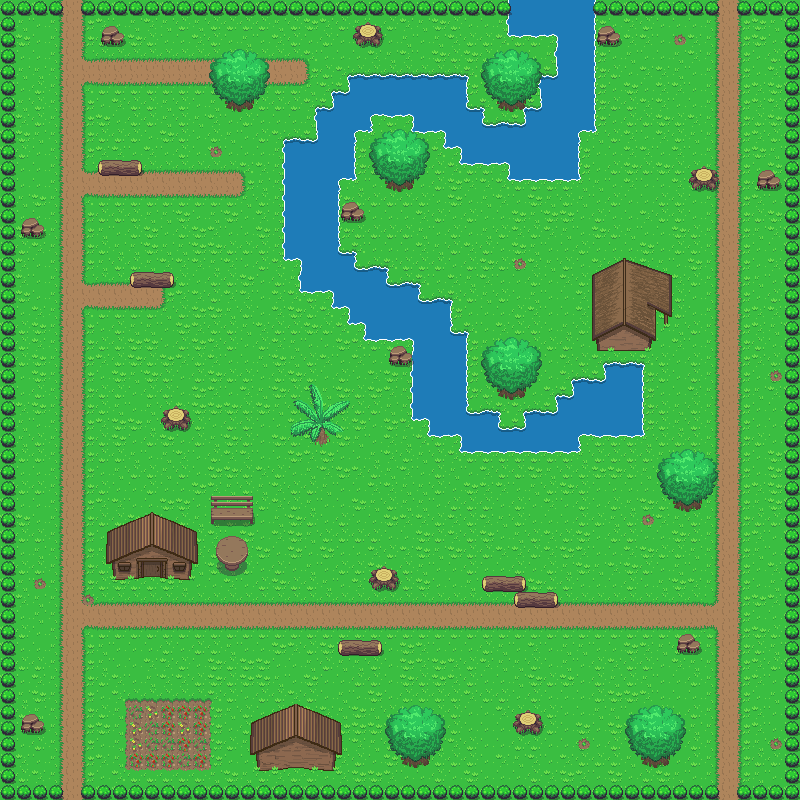

This is a level from a 2D game, rendered from its Tiled map with the project's own tilesets. A one-line summary and the map file follow, with tile-layer data summarised:
An orthogonal 50x50 tile map with 16x16 px tiles, 3 tile layers (Base, Lower, Above), 2 tilesets.

<map version="1.0" tiledversion="1.0.3" orientation="orthogonal" renderorder="right-down" width="50" height="50" tilewidth="16" tileheight="16" nextobjectid="1">
 <tileset firstgid="1" source="../../Tileset/Overworld.tsx" />
 <tileset firstgid="1729" source="../../Tileset/Building.tsx" />
 <layer name="Base" width="50" height="50">
  <data>[2500 cells, 2500 non-empty, 31 distinct tile ids]</data>
 </layer>
 <layer name="Lower" width="50" height="50">
  <data>[2500 cells, 304 non-empty, 63 distinct tile ids]</data>
 </layer>
 <layer name="Above" width="50" height="50">
  <data>[2500 cells, 246 non-empty, 110 distinct tile ids]</data>
 </layer>
</map>
